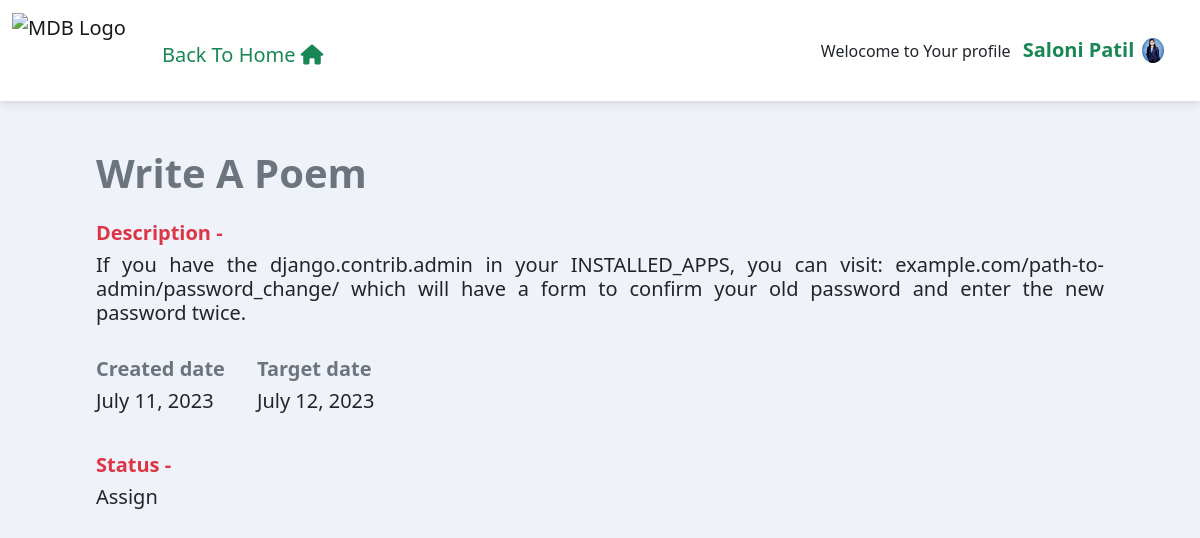
The app's page /taskpage/38 (signed in) with its own data.
### customadmin/models.py (models this page shows, shortened)
class Employee(models.Model):
    emp_name = models.CharField(max_length=100,null=True)
    user = models.OneToOneField(User, on_delete=models.CASCADE,null=False)
    email=models.EmailField(max_length=100)
    password = models.CharField(max_length=100)
    mobile = models.CharField(max_length=10)
    date_of_join=models.DateField(auto_now_add=False ,null=True,blank=True)
    date_of_birth = models.DateField(auto_now_add=False ,null=True,blank=True)
    post=models.CharField(max_length=100)
    address=models.CharField(max_length=500)
    blood_group=models.CharField(max_length=10)
    image = models.ImageField(upload_to='pics/',default='profile1.jpg')
    def __str__(self):
        return self.emp_name

class Task(models.Model):
    given_task = models.CharField(max_length=200, null=True)
    task_description = models.CharField(max_length=500, null=True)
    created_date = models.DateField(auto_now_add=True,null=True,blank=True)
    assigned_to = models.ForeignKey(Employee, on_delete=models.CASCADE,null=True)
    employee_name = models.CharField(max_length=100)
    target_date=models.DateField(auto_now_add=False,null=True,blank=True)
    status = models.CharField(max_length=200, null=True)

### app/views.py (the view)
# urls.py: path('taskpage/<int:id>',views.taskpage,name='taskpage'),
@login_required(login_url='emplogin')
def taskpage(request,id):
    user = get_object_or_404(User, email=request.user.email)
    employee = get_object_or_404(Employee, user=user)
    tasks = Task.objects.filter(id=id).order_by('-id')
    return render(request, 'taskpage.html',{'tasks':tasks,'employee':employee})

### templates/taskpage.html (shortened to what this page needs)
<!DOCTYPE html>
<html lang="en">
  <head>
    <link
      href="https://cdnjs.cloudflare.com/ajax/libs/font-awesome/6.0.0/css/all.min.css"
      rel="stylesheet"
    />
    <link
      href="https://cdnjs.cloudflare.com/ajax/libs/mdb-ui-kit/6.4.0/mdb.min.css"
      rel="stylesheet"
    />
  </head>
  <body style='background-color:#f0f2f9'>
    {% include 'messages.html' %}
    <nav class="navbar navbar-expand-lg navbar-light bg-white sticky-top">
      <div class="container-fluid">
        <div class="collapse navbar-collapse" id="navbarSupportedContent">
          <a class="navbar-brand mt-2 mt-lg-0" href="{% url 'mytasks' %}">
            <img
              src="https://previews.123rf.com/images/glopphy/glopphy1511/glopphy151100012/47791517-teamwork-workers-and-employees-in-a-meeting-logo-vector-image.jpg"
              class="w-100"
              height="75"
              alt="MDB Logo"
              loading="lazy"
            />
          </a>
          <a href="{% url 'home' %}" class="text-decoration-none">
            <div class="h5 mt-3 text-success mx-3">
              Back To Home <i class="fa fa-home"></i>
            </div>
          </a>
          <ul class="navbar-nav ms-auto mb-2 mb-lg-0">
            <li class="nav-item">
              Welocome to Your profile
              <span class="h5 fw-bold mx-2 text-success">{{employee}}</span>
            </li>
          </ul>
        </div>
        <div class="d-flex align-items-center">
          <div class="dropdown me-4">
            <a
              class="dropdown-toggle d-flex align-items-center hidden-arrow"
              href="#"
              id="navbarDropdownMenuAvatar"
              role="button"
              data-mdb-toggle="dropdown"
              aria-expanded="false"
            >
              <img
                src="{{employee.image.url}}"
                class="rounded-circle"
                height="25"
                alt="Black and White Portrait of a Man"
                loading="lazy"
              />
            </a>
          </div>
        </div>
      </div>
    </nav>
    <div class="m-lg-5 px-lg-5 m-3">
      {% for task in tasks %}
      <h1 class="fw-bold text-capitalize text-secondary my-4">
        {{task.given_task}}
      </h1>
      <div class="my-3">
        <p class="h5 text-danger fw-bold">Description -</p>
        <p class="h5" style='text-align:justify'>{{task.task_description}}</p>
      </div>
      <div class="d-flex">
      <div class="my-3 me-3">
        <p class="h5 text-secondary fw-bold">Created date</p>
        <p class="h5">{{task.created_date}}</p>
      </div>
      <div class="m-3">
        <p class="h5 text-secondary fw-bold">Target date</p>
        <p class="h5">{{task.target_date}}</p>
      </div>
      </div>
      <div class="my-3">
        <p class="h5 text-danger fw-bold">Status -</p>
        <p class="h5">{{task.status}}</p>
      </div>
      {% endfor %}
    </div>
  </body>
</html>

### records on screen
Employee: emp_name "Saloni Patil", image (picture)
Task: given_task "Write A Poem", task_description "If you have the django.contrib.admin in your INSTALLED_APPS, you can visit: example.com/path-to-admin/password_change/ which will have a form to confirm your old password and enter the new password twice.", created_date "July 11, 2023", target_date "July 12, 2023", status "Assign"
